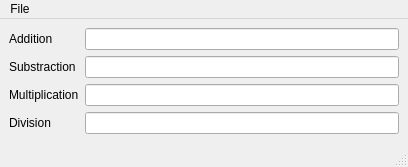
<?xml version="1.0" encoding="UTF-8"?>
<ui version="4.0">
 <class>MainWindow</class>
 <widget class="QMainWindow" name="MainWindow">
  <property name="geometry">
   <rect>
    <x>0</x>
    <y>0</y>
    <width>408</width>
    <height>167</height>
   </rect>
  </property>
  <property name="windowTitle">
   <string>MainWindow</string>
  </property>
  <widget class="QWidget" name="centralwidget">
   <layout class="QGridLayout" name="gridLayout">
    <item row="0" column="0">
     <widget class="QLabel" name="label">
      <property name="text">
       <string>Addition</string>
      </property>
     </widget>
    </item>
    <item row="0" column="1">
     <widget class="QLineEdit" name="txtAddition"/>
    </item>
    <item row="1" column="0">
     <widget class="QLabel" name="label_2">
      <property name="text">
       <string>Substraction</string>
      </property>
     </widget>
    </item>
    <item row="1" column="1">
     <widget class="QLineEdit" name="txtSubstraction"/>
    </item>
    <item row="2" column="0">
     <widget class="QLabel" name="label_3">
      <property name="text">
       <string>Multiplication</string>
      </property>
     </widget>
    </item>
    <item row="2" column="1">
     <widget class="QLineEdit" name="txtMultiplication"/>
    </item>
    <item row="3" column="0">
     <widget class="QLabel" name="label_4">
      <property name="text">
       <string>Division</string>
      </property>
     </widget>
    </item>
    <item row="3" column="1">
     <widget class="QLineEdit" name="txtDivision"/>
    </item>
   </layout>
  </widget>
  <widget class="QMenuBar" name="menubar">
   <property name="geometry">
    <rect>
     <x>0</x>
     <y>0</y>
     <width>408</width>
     <height>22</height>
    </rect>
   </property>
   <widget class="QMenu" name="menuFile">
    <property name="title">
     <string>File</string>
    </property>
    <addaction name="actionClose"/>
   </widget>
   <addaction name="menuFile"/>
  </widget>
  <widget class="QStatusBar" name="statusbar"/>
  <action name="actionClose">
   <property name="text">
    <string>Close</string>
   </property>
  </action>
 </widget>
 <resources/>
 <connections/>
</ui>
